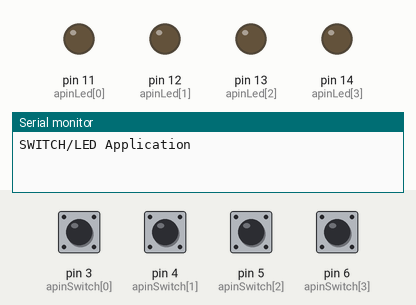
This sketch was run on a simulated Arduino Uno, built with avr-gcc and run on an emulated ATmega328P. Parts: output pins drawn as LEDs (lit = HIGH), the last lines printed to the serial monitor. The test bench sets the inputs (shaded band); at power-on: pin 3 (apinSwitch[0]), pin 4 (apinSwitch[1]), pin 5 (apinSwitch[2]), pin 6 (apinSwitch[3]) HIGH.

Above: at 1.2 s.
1.3 s: pin 3 (apinSwitch[0]) pulled LOW for 0.15 s
At 2.7 s:
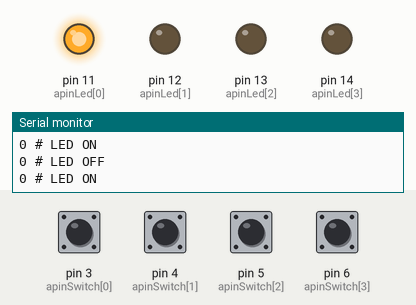
3.0 s: pin 4 (apinSwitch[1]) pulled LOW for 0.15 s
At 4.0 s:
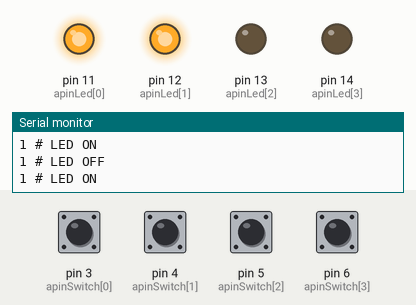
4.7 s: pin 5 (apinSwitch[2]) pulled LOW for 0.15 s
At 5.3 s:
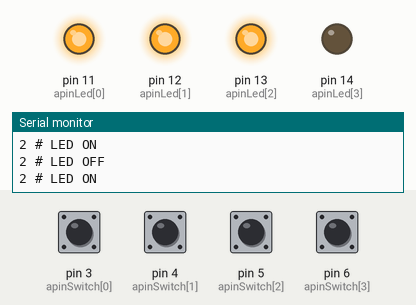
6.4 s: pin 6 (apinSwitch[3]) pulled LOW for 0.15 s
At 7.8 s:
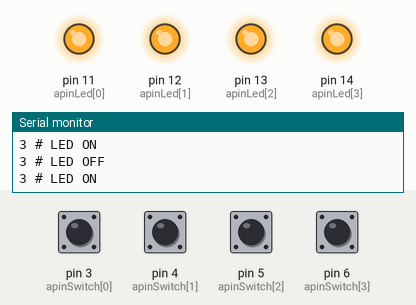
8.1 s: pin 3 (apinSwitch[0]) pulled LOW for 1 s
At 9.9 s:
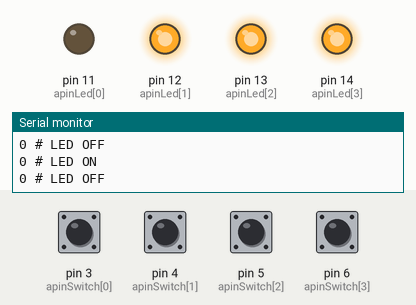
10.6 s: pin 4 (apinSwitch[1]) pulled LOW for 1 s
At 13.0 s:
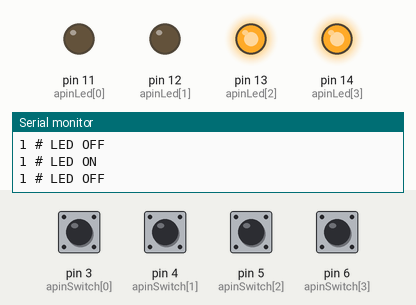
Timing chart, 0 to 14.1 s (numbered marks = the images above; inputs shaded):
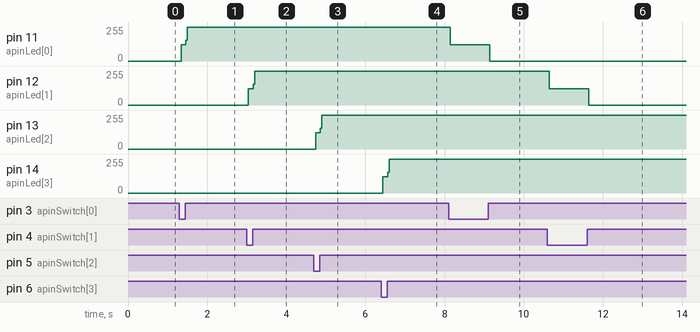

The sketch:

bluiltin_led4.ino
```cpp
int apinLed[4] = {11, 12, 13, 14};
int apinSwitch[4] = {3, 4, 5, 6};

bool aflagLed[4] = {false,};


void setup() {
  Serial.begin(115200);
  for (int i = 0; i < 4; i++) {
    pinMode(apinLed[i], OUTPUT);
    pinMode(apinSwitch[i], INPUT);
  }
  Serial.println("SWITCH/LED Application");
}

void loop() {
  for (int i = 0; i < 4; i++) {
    if (digitalRead(apinSwitch[i]) == 0) {
      if (aflagLed[i] == false) {
        digitalWrite(apinLed[i], HIGH);
        Serial.println(String(i) + " # LED ON");
        aflagLed[i] = true;
      } else {
        digitalWrite(apinLed[i], LOW);
        Serial.println(String(i) + " # LED OFF");
        aflagLed[i] = false;
      }
    }
  }
}
```

Measured:
- after the input at 1.3 s, pin 11 (apinLed[0]): 0/255 → 121/255 at once, → 255/255 0.12 s later
- after the input at 3.0 s, pin 12 (apinLed[1]): 0/255 → 122/255 at once, → 255/255 0.12 s later
- after the input at 4.7 s, pin 13 (apinLed[2]): 0/255 → 121/255 at once, → 255/255 0.12 s later
- after the input at 6.4 s, pin 14 (apinLed[3]): 0/255 → 122/255 at once, → 255/255 0.12 s later
- after the input at 8.1 s, pin 11 (apinLed[0]): 255/255 → 123/255 at once, → 0/255 1.0 s later
- after the input at 10.6 s, pin 12 (apinLed[1]): 255/255 → 123/255 at once, → 0/255 1.0 s later
